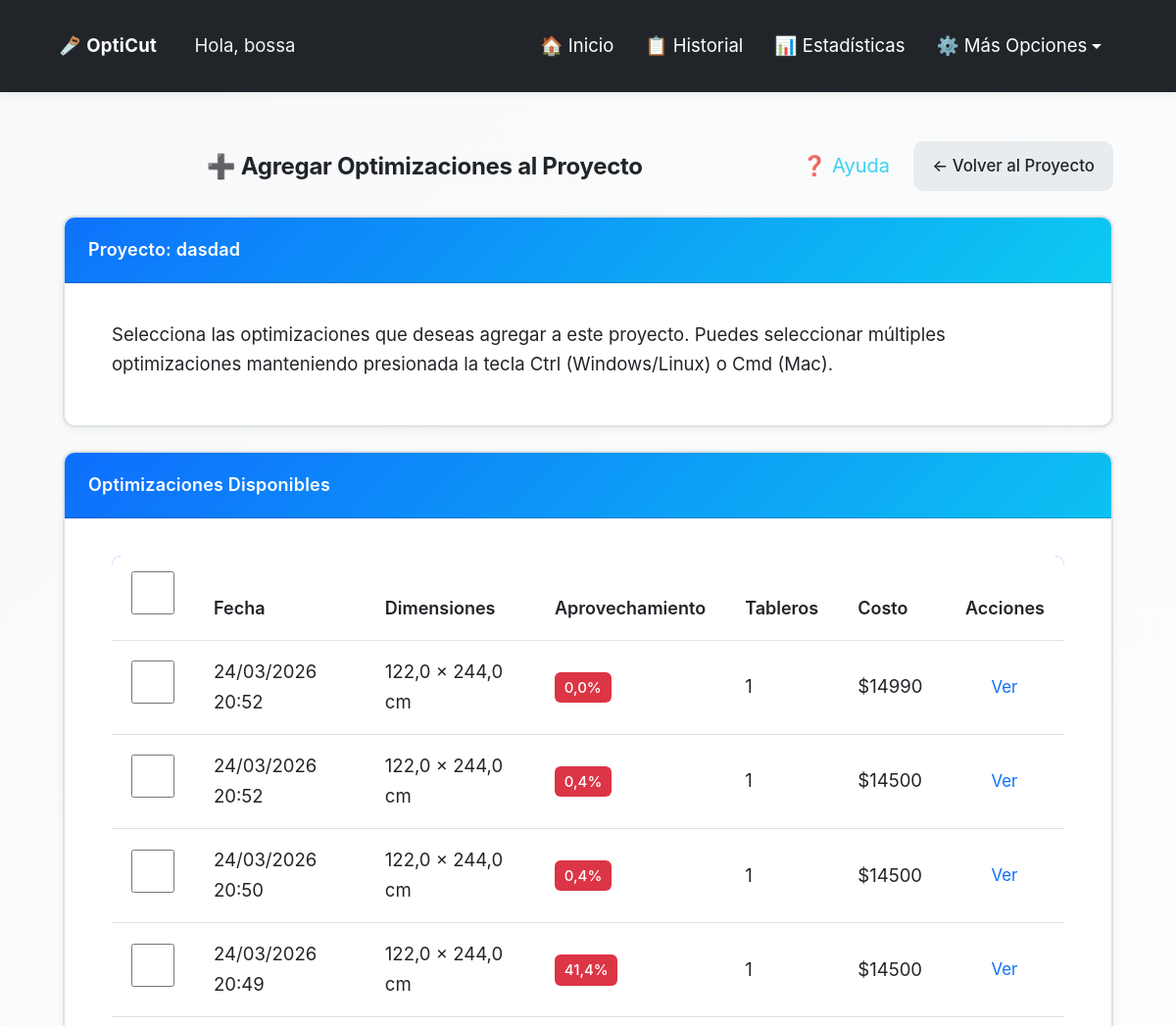
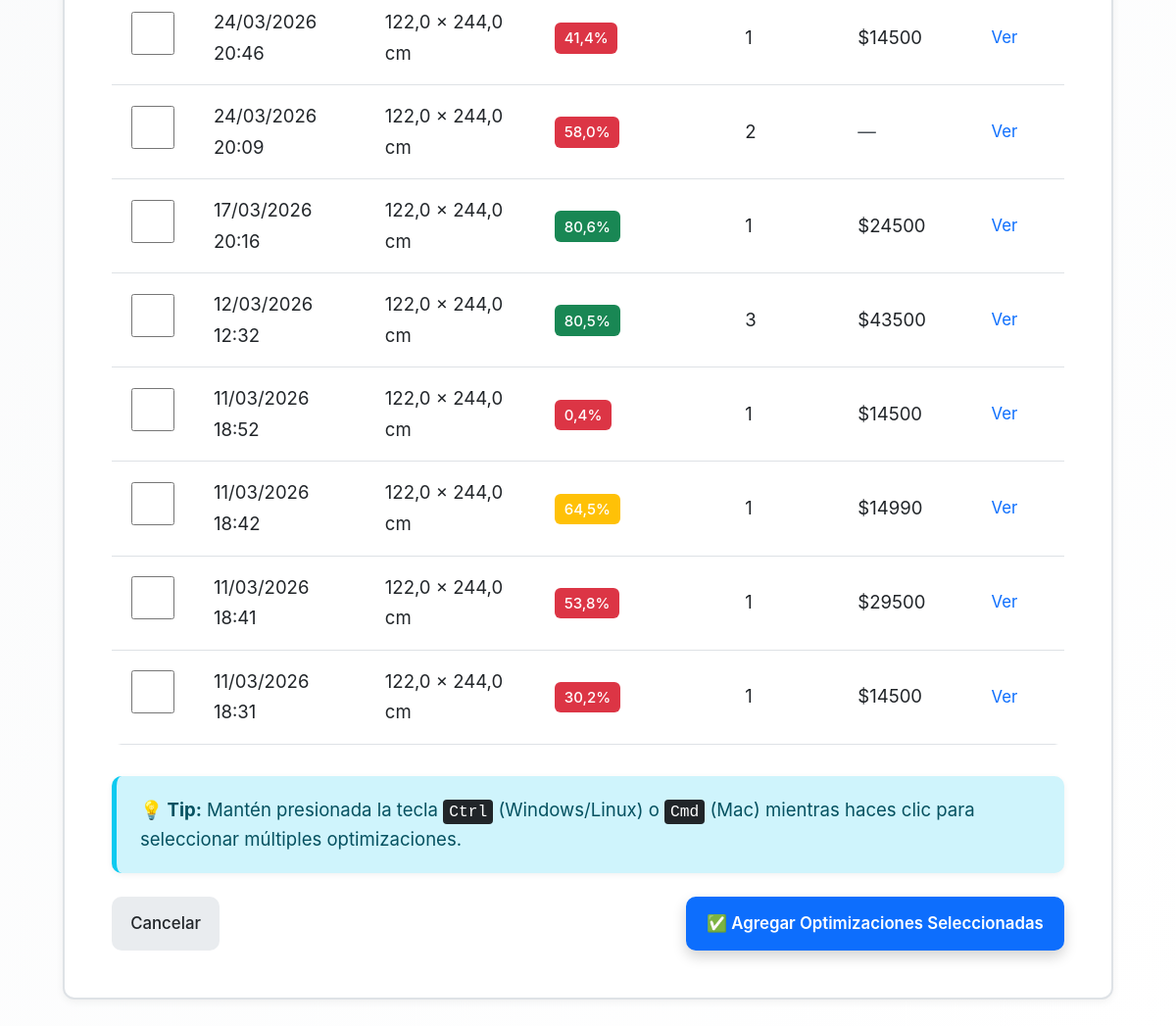
Screenshot of /opticut/proyectos/2/agregar-optimizaciones/ (signed in) with the database file from the repository (2 pictures, top to bottom).
### opticut/models.py (models this page shows, shortened)
class Proyecto(models.Model):
    usuario = models.ForeignKey(User, on_delete=models.CASCADE, help_text="Usuario propietario del proyecto")
    cliente = models.ForeignKey(
        Cliente,
        on_delete=models.SET_NULL,
        null=True,
        blank=True,
        help_text="Cliente asociado al proyecto (opcional)"
    )
    nombre = models.CharField(max_length=200, help_text="Nombre del proyecto")
    descripcion = models.TextField(blank=True, help_text="Descripción del proyecto")
    fecha_inicio = models.DateField(null=True, blank=True, help_text="Fecha de inicio del proyecto")
    fecha_fin = models.DateField(null=True, blank=True, help_text="Fecha de finalización estimada")
    estado = models.CharField(
        max_length=20,
        choices=[
            ('planificacion', 'Planificación'),
            ('en_proceso', 'En Proceso'),
            ('completado', 'Completado'),
            ('cancelado', 'Cancelado'),
        ],
        default='planificacion',
        help_text="Estado actual del proyecto"
    )
    fecha_creacion = models.DateTimeField(auto_now_add=True)
    fecha_actualizacion = models.DateTimeField(auto_now=True)
    class Meta:
        verbose_name = "Proyecto"
        verbose_name_plural = "Proyectos"
        ordering = ['-fecha_creacion']

class Optimizacion(models.Model):
    UNIDADES_CHOICES = [
        ('cm', 'Centímetros (cm)'),
        ('m', 'Metros (m)'),
        ('in', 'Pulgadas (in)'),
        ('ft', 'Pies (ft)'),
    ]
    usuario = models.ForeignKey(User, on_delete=models.CASCADE)
    fecha = models.DateTimeField(auto_now_add=True)
    ancho_tablero = models.FloatField()  # Siempre guardado en cm (permite decimales)
    alto_tablero = models.FloatField()  # Siempre guardado en cm (permite decimales)
    unidad_medida = models.CharField(max_length=2, choices=UNIDADES_CHOICES, default='cm',
                                     help_text="Unidad de medida usada por el usuario")
    piezas = models.TextField(help_text="Listado de piezas en formato ancho,alto,cantidad")
    imagen = models.ImageField(upload_to='optimizaciones/', null=True, blank=True)
    pdf = models.FileField(upload_to='pdfs/', null=True, blank=True)
    aprovechamiento_total = models.FloatField(default=0)
    favorito = models.BooleanField(default=False)
    permitir_rotacion = models.BooleanField(default=True, help_text="Permitir rotación automática de piezas 90°")
    margen_corte = models.FloatField(default=0.3, help_text="Margen de corte (kerf) en cm (guardado internamente). El valor se ingresa en mm.")
    material = models.ForeignKey(
        Material,
        on_delete=models.SET_NULL,
        null=True,
        blank=True,
        help_text="Material/tablero utilizado (opcional)"
    )
    precio_tablero = models.DecimalField(
        max_digits=10,
        decimal_places=2,
        null=True,
        blank=True,
        help_text="Precio por tablero usado en esta optimización"
    )
    mano_obra = models.DecimalField(
        max_digits=10,
        decimal_places=2,
        default=Decimal('0.00'),
        help_text="Costo de mano de obra (opcional)"
    )
    num_tableros = models.IntegerField(
        default=0,
        help_text="Número de tableros utilizados (calculado automáticamente)"
    )
    def calcular_costo_total(self):
        if self.precio_tablero is None:
            return None
        costo_material = Decimal(str(self.num_tableros)) * self.precio_tablero
        costo_total = costo_material + self.mano_obra
        return costo_total
    def get_costo_total(self):
        costo = self.calcular_costo_total()
        if costo is None:
            return None
        return costo
    cliente = models.ForeignKey(
        'Cliente',
        on_delete=models.SET_NULL,
        null=True,
        blank=True,
        help_text="Cliente asociado a esta optimización (opcional)"
    )
    proyecto = models.ForeignKey(
        'Proyecto',
        on_delete=models.SET_NULL,
        null=True,
        blank=True,
        help_text="Proyecto al que pertenece esta optimización (opcional)"
    )

### opticut/views.py (the view, shortened to what this page needs)
# urls.py: path('proyectos/<int:pk>/agregar-optimizaciones/', views.agregar_optimizaciones_proyecto, name='agregar_optimizaciones_proyecto'),
@login_required
def agregar_optimizaciones_proyecto(request, pk):
    proyecto = get_object_or_404(Proyecto, pk=pk, usuario=request.user)
    optimizaciones_en_proyecto = proyecto.optimizacion_set.values_list('pk', flat=True)
    optimizaciones_disponibles = Optimizacion.objects.filter(
        usuario=request.user
    ).exclude(pk__in=optimizaciones_en_proyecto).order_by('-fecha')
    return render(request, 'opticut/agregar_optimizaciones_proyecto.html', {
        'proyecto': proyecto,
        'optimizaciones_disponibles': optimizaciones_disponibles,
    })

### opticut/context_processors.py (called while the page is built)
def tutorial_context(request):
    if request.user.is_authenticated:
        tiene_optimizaciones = Optimizacion.objects.filter(usuario=request.user).exists()
        return {
            'tiene_optimizaciones': tiene_optimizaciones
        }
    return {
        'tiene_optimizaciones': False
    }

### usuarios/models.py (called while the page is built)
    def get_timeout_segundos_str(self):
        if self.timeout_sesion is None:
            return '1800'  # 30 minutos por defecto
        if self.timeout_sesion == 0:
            return '0'  # Desactivado
        return str(self.timeout_sesion * 60)

### opticut/templates/opticut/agregar_optimizaciones_proyecto.html (shortened to what this page needs)
{% extends 'opticut/base.html' %}
{% load static %}
{% block extra_css %}
<link rel="stylesheet" href="{% static 'opticut/css/historial.css' %}">
{% endblock %}
{% block content %}
<div class="container mt-4">
  <div class="d-flex justify-content-between align-items-center mb-4 fade-in">
    <h2 class="text-center mb-0 flex-grow-1">➕ Agregar Optimizaciones al Proyecto</h2>
    <div class="d-flex gap-2 align-items-center">
      <button type="button" class="btn btn-sm btn-outline-info btn-ayuda-seccion"
              onclick="iniciarTutorialSeccion('agregar_optimizaciones')"
              title="Ayuda sobre agregar optimizaciones">
        ❓ Ayuda
      </button>
      <a href="{% url 'opticut:detalle_proyecto' proyecto.pk %}" class="btn btn-secondary">
        ← Volver al Proyecto
      </a>
    </div>
  </div>
  <div class="card mb-4 fade-in">
    <div class="card-header bg-info text-white">
      <h4 class="mb-0">Proyecto: {{ proyecto.nombre }}</h4>
    </div>
    <div class="card-body">
      <p class="mb-0">Selecciona las optimizaciones que deseas agregar a este proyecto. Puedes seleccionar múltiples optimizaciones manteniendo presionada la tecla Ctrl (Windows/Linux) o Cmd (Mac).</p>
    </div>
  </div>
  {% if optimizaciones_disponibles %}
  <div class="card fade-in">
    <div class="card-header bg-primary text-white">
      <h4 class="mb-0">Optimizaciones Disponibles</h4>
    </div>
    <div class="card-body">
      <form method="post">
        <div class="table-responsive">
          <table class="table table-hover">
            <thead>
              <tr>
                <th class="checkbox-column">
                  <input type="checkbox" id="select-all" title="Seleccionar todas">
                </th>
                <th>Fecha</th>
                <th>Dimensiones</th>
                <th>Aprovechamiento</th>
                <th>Tableros</th>
                <th>Costo</th>
                <th>Acciones</th>
              </tr>
            </thead>
            <tbody>
              {% for opt in optimizaciones_disponibles %}
              <tr>
                <td>
                  <input type="checkbox" name="optimizaciones" value="{{ opt.pk }}" class="optimizacion-checkbox">
                </td>
                <td>{{ opt.fecha|date:"d/m/Y H:i" }}</td>
                <td>{{ opt.ancho_tablero }} × {{ opt.alto_tablero }} cm</td>
                <td>
                  <span class="badge bg-{% if opt.aprovechamiento_total >= 80 %}success{% elif opt.aprovechamiento_total >= 60 %}warning{% else %}danger{% endif %}">
                    {{ opt.aprovechamiento_total|floatformat:1 }}%
                  </span>
                </td>
                <td>{{ opt.num_tableros|default:"0" }}</td>
                <td>
                  {% if opt.get_costo_total %}
                    ${{ opt.get_costo_total|floatformat:0 }}
                  {% else %}
                    <span class="text-muted">—</span>
                  {% endif %}
                </td>
                <td>
                  <a href="{% url 'opticut:resultado' opt.pk %}" class="btn btn-sm btn-outline-primary" target="_blank">Ver</a>
                </td>
              </tr>
              {% endfor %}
            </tbody>
          </table>
        </div>
        <div class="alert alert-info mt-3">
          <strong>💡 Tip:</strong> Mantén presionada la tecla <kbd>Ctrl</kbd> (Windows/Linux) o <kbd>Cmd</kbd> (Mac) mientras haces clic para seleccionar múltiples optimizaciones.
        </div>
        <div class="d-flex justify-content-between mt-4">
          <a href="{% url 'opticut:detalle_proyecto' proyecto.pk %}" class="btn btn-secondary">Cancelar</a>
          <button type="submit" class="btn btn-primary">✅ Agregar Optimizaciones Seleccionadas</button>
        </div>
      </form>
    </div>
  </div>
  {% else %}
  <div class="alert alert-info fade-in">
    <p class="mb-0">No hay optimizaciones disponibles para agregar a este proyecto. Todas tus optimizaciones ya están asociadas a este proyecto o no tienes optimizaciones creadas.</p>
  </div>
  {% endif %}
</div>
{% endblock %}

### opticut/templates/opticut/base.html (shortened to what this page needs)
{% load static %}
<!DOCTYPE html>
<html lang="es" data-theme="light">
<head>
    <link href="https://cdn.jsdelivr.net/npm/bootstrap@5.3.0/dist/css/bootstrap.min.css" rel="stylesheet">
    <link rel="stylesheet" href="https://cdn.jsdelivr.net/npm/intro.js@7.2.0/minified/introjs.min.css">
    <link rel="stylesheet" href="{% static 'opticut/css/main.css' %}">
    <link rel="stylesheet" href="{% static 'opticut/css/accessibility.css' %}">
    {% block extra_css %}{% endblock %}
</head>
<body {% if user.is_authenticated and user.perfil %}data-session-timeout="{{ user.perfil.get_timeout_segundos_str }}" data-perfil-theme="{% if user.perfil.tema_preferido != 'auto' %}{{ user.perfil.tema_preferido }}{% else %}auto{% endif %}" data-font-size="{{ user.perfil.tamanio_fuente }}" data-perfil-unidad="{{ user.perfil.unidad_medida_predeterminada }}" data-perfil-algoritmo="{{ user.perfil.algoritmo_predeterminado }}" data-perfil-rotacion="{{ user.perfil.rotacion_automatica_predeterminada|yesno:'1,0' }}"{% endif %}>
    <nav class="navbar navbar-expand-lg navbar-custom">
        <div class="container-fluid">
            <div class="d-flex align-items-center">
                <a class="navbar-brand me-3" href="{% url 'opticut:index' %}">
                    🪚 OptiCut
                </a>
                {% if user.is_authenticated %}
                    <span class="navbar-greeting">Hola, {{ user.username }}</span>
                {% endif %}
            </div>
            <div class="collapse navbar-collapse" id="navbarNav">
                <div class="navbar-nav ms-auto d-flex align-items-center">
                    {% if user.is_authenticated %}
                        <a class="nav-link" href="{% url 'opticut:index' %}">🏠 Inicio</a>
                        <a class="nav-link" href="{% url 'opticut:historial' %}">📋 Historial</a>
                        <a class="nav-link" href="{% url 'opticut:estadisticas' %}">📊 Estadísticas</a>
                        <div class="dropdown">
                            <a class="nav-link dropdown-toggle" href="#" id="navbarDropdown" role="button" data-bs-toggle="dropdown" aria-expanded="false">
                                ⚙️ Más Opciones
                            </a>
                        </div>
                    {% else %}
                        {% block show_auth_buttons %}
                        <a href="{% url 'usuarios:login' %}" class="btn btn-outline-primary btn-sm me-2">🔑 Iniciar sesión</a>
                        <a href="{% url 'usuarios:registro' %}" class="btn btn-outline-success btn-sm">📝 Registrarse</a>
                        {% endblock %}
                    {% endif %}
                </div>
            </div>
        </div>
    </nav>
    <div class="container">
        {% block content %}
        {% endblock %}
    </div>
</body>
</html>

### opticut/static/opticut/css/accessibility.css (style rules this page uses)
* { -webkit-tap-highlight-color: rgba(13, 110, 253, 0.2); }
button, input[type="submit"], input[type="button"], input[type="checkbox"], input[type="radio"] { min-height: 44px; min-width: 44px; }
a.btn { min-height: 44px; display: inline-flex; align-items: center; justify-content: center; }
a:not(.btn) { text-decoration: none; color: var(--accent-primary); font-weight: var(--font-weight-medium); }
.text-muted { color: #495057 !important; font-size: var(--font-size-base); }
::placeholder { color: #6c757d; opacity: 0.8; font-size: var(--font-size-base); }
.navbar-brand, .nav-link, .dropdown-item { font-size: var(--font-size-base) !important; }
.form-group, .mb-3, .mb-4 { margin-bottom: 1.5rem !important; }
h1, h2, h3, h4, h5, h6 { font-weight: var(--font-weight-bold); line-height: 1.4; margin-bottom: 1rem; }
h2 { font-size: var(--font-size-2xl); }
h4 { font-size: var(--font-size-lg); }
.badge { padding: 0.5rem 0.75rem; font-size: var(--font-size-base); font-weight: var(--font-weight-semibold); border-radius: var(--border-radius-md); }
.alert { font-size: var(--font-size-base); padding: 1.25rem 1.5rem; border-left-width: 5px; }
.card { border-width: 2px; }
.card-header { font-size: var(--font-size-lg); padding: 1.25rem 1.5rem; }
.btn-ayuda-seccion { font-size: 1.25rem !important; padding: 0.75rem 1rem !important; min-width: 50px; min-height: 50px; }
.card, .form-control, .form-select, .btn { border-width: 2px; }

### opticut/static/opticut/css/historial.css (style rules this page uses)
.badge { padding: 0.35em 0.65em; border-radius: 6px; font-weight: 500; font-size: 0.9375rem; line-height: 1.4; }
.d-flex.justify-content-between.align-items-center { align-items: center !important; }

### rows the page displays
Proyecto: nombre "dasdad"
Optimizacion: fecha "24/03/2026 20:52", ancho_tablero "122,0", alto_tablero "244,0", aprovechamiento_total "0,0", num_tableros "1", get_costo_total "14990"
Optimizacion: fecha "24/03/2026 20:52", ancho_tablero "122,0", alto_tablero "244,0", aprovechamiento_total "0,4", num_tableros "1", get_costo_total "14500"
Optimizacion: fecha "24/03/2026 20:50", ancho_tablero "122,0", alto_tablero "244,0", aprovechamiento_total "0,4", num_tableros "1", get_costo_total "14500"
Optimizacion: fecha "24/03/2026 20:49", ancho_tablero "122,0", alto_tablero "244,0", aprovechamiento_total "41,4", num_tableros "1", get_costo_total "14500"
Optimizacion: fecha "24/03/2026 20:46", ancho_tablero "122,0", alto_tablero "244,0", aprovechamiento_total "41,4", num_tableros "1", get_costo_total "14500"
Optimizacion: fecha "24/03/2026 20:09", ancho_tablero "122,0", alto_tablero "244,0", aprovechamiento_total "58,0", num_tableros "2"
Optimizacion: fecha "17/03/2026 20:16", ancho_tablero "122,0", alto_tablero "244,0", aprovechamiento_total "80,6", num_tableros "1", get_costo_total "24500"
Optimizacion: fecha "12/03/2026 12:32", ancho_tablero "122,0", alto_tablero "244,0", aprovechamiento_total "80,5", num_tableros "3", get_costo_total "43500"
Optimizacion: fecha "11/03/2026 18:52", ancho_tablero "122,0", alto_tablero "244,0", aprovechamiento_total "0,4", num_tableros "1", get_costo_total "14500"
Optimizacion: fecha "11/03/2026 18:42", ancho_tablero "122,0", alto_tablero "244,0", aprovechamiento_total "64,5", num_tableros "1", get_costo_total "14990"
Optimizacion: fecha "11/03/2026 18:41", ancho_tablero "122,0", alto_tablero "244,0", aprovechamiento_total "53,8", num_tableros "1", get_costo_total "29500"
Optimizacion: fecha "11/03/2026 18:31", ancho_tablero "122,0", alto_tablero "244,0", aprovechamiento_total "30,2", num_tableros "1", get_costo_total "14500"

### other values shown
{{ user.username }} "bossa"
